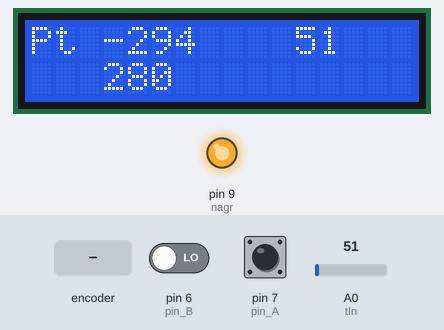
A sketch run on a simulated Arduino Uno, built with avr-gcc and run on an emulated ATmega328P. Parts: 16×2 character LCD, output pins drawn as LEDs (lit = HIGH). The test bench sets the inputs (shaded band); at power-on: A0 (tIn) = 51, pin 6 (pin_B) LOW, pin 7 (pin_A) HIGH.

Above: at 1.2 s.
1.3 s: rotary encoder on pin 7 (pin_A) / pin 6 (pin_B) turned 3 steps (first pin leading)
At 2.1 s:
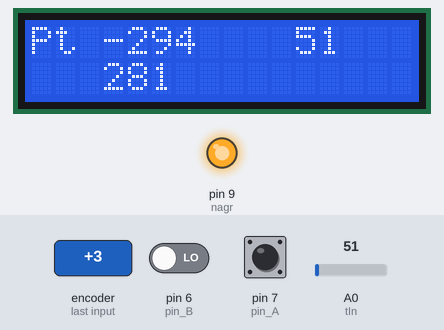
3.4 s: A0 (tIn) set to 61
At 5.0 s:
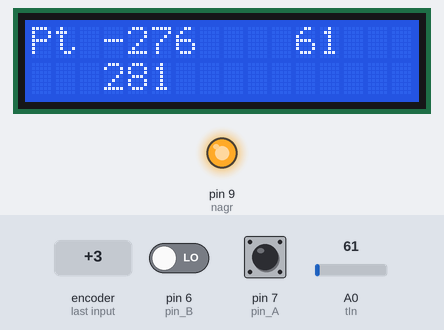
5.5 s: A0 (tIn) set to 71
At 6.6 s:
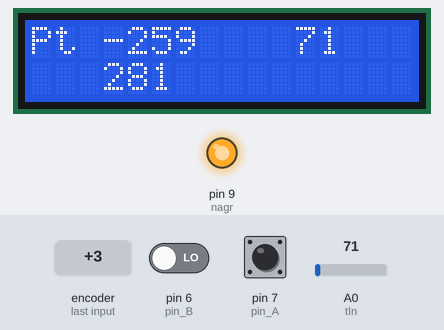
7.5 s: rotary encoder on pin 7 (pin_A) / pin 6 (pin_B) turned 1 step (first pin leading)
At 8.8 s:
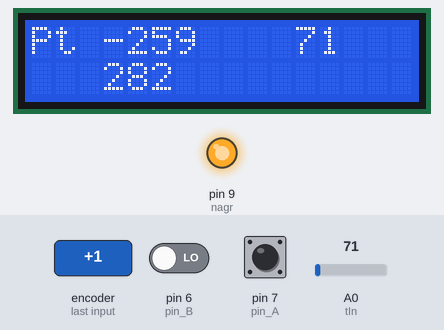
9.2 s: A0 (tIn) set to 86
At 10.8 s:
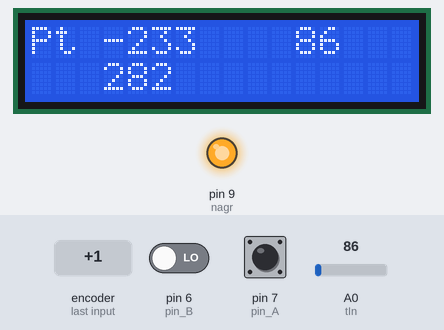
Timing chart, 0 to 12.3 s (numbered marks = the images above; inputs shaded):
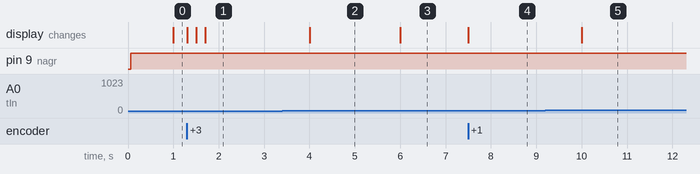

Measured:
- after the input at 1.3 s, the display: first changes at once (image 1 shows a later state)
- after the input at 3.4 s, the display: changes after 0.60 s (image 2)
- after the input at 5.5 s, the display: changes after 0.50 s (image 3)
- after the input at 7.5 s, the display: changes at once (image 4)
- after the input at 9.2 s, the display: changes after 0.80 s (image 5)

The sketch:

Soldering.ino
```cpp
/*
  The circuit:
 * LCD RS pin to digital pin 12
 * LCD Enable pin to digital pin 11
 * LCD D4 pin to digital pin 5
 * LCD D5 pin to digital pin 4
 * LCD D6 pin to digital pin 3
 * LCD D7 pin to digital pin 2
 * LCD R/W pin to ground
 * LCD VSS pin to ground
 * LCD VCC pin to 5V
 * 10K resistor:
 * ends to +5V and ground
 * wiper to LCD VO pin (pin 3)

 */

#include <LiquidCrystal.h>
#include <MsTimer2.h>

LiquidCrystal lcd(12, 11, 5, 4, 3, 2);

int test = 0;
int vall = 280;  //стартовое значение назаначаемой температуры паяльника

int increment = 0;    //Стартовое значение на сегментах
int tIn = 0;          // Пин Датчика температуры IN Analog через LM358N
int tData =  0;       //Переменная Датчика температура

int nagr = 9;       //Пин вывода нагревательного элемента(через транзистор)
int nshim = 0;       // Начальное значение шим для нагрузки

unsigned long currentTime;
unsigned long loopTime;

const int pin_A = 7;       // pin 7
const int pin_B = 6;       // pin 6

unsigned char encoder_A;
unsigned char encoder_B;
unsigned char encoder_A_prev=0;

void temp() {
  tData = analogRead(tIn); // Считать состояние датчика температуры и присвоить tdat
  test = analogRead(tIn);
  //tData = map(tData,0,580,25,480); // калибровка для lm358 от ардуинолаб
  //tData = map(tData,0,430,25,310); // калибровка для lm358
  //tData = map(tData,285,440,180,480); // калибровка для R 220 Ом
  tData = map(tData,290,440,120,380); // калибровка для R 220 Ом
  increment = tData;
}

void setup() {

  pinMode(pin_A, INPUT);
  pinMode(pin_B, INPUT);

  MsTimer2::set(1000, temp); // Запуск таймера считования температуры паяльника каждую 1сек
  MsTimer2::start();

  pinMode(nagr, OUTPUT);     // Порт нагрузки (паяльника) настраиваем на выход
  analogWrite(nagr, nshim);     //Вывод шим в нагрузку паяльника (выводим 0 - старт с выключенным паяльником - пока не определим состояние температуры)

  currentTime = millis();
  loopTime = currentTime;
  lcd.begin(16, 2);
}


void loop() {
  Shim();
  LCDprint ();
  Encoder_payalnik ();
}

void Shim() {
  if (tData < vall ){   // Если температура паяльника ниже установленной температуры то:
      if ((vall - tData) < 16 & (vall - tData) > 6 ) { // Проверяем разницу между установленной температурой и текущей паяльника,
          // Если разница меньше 10 градусов, то
          nshim = 190;  // Понижаем мощность нагрева (шим 0-255, мы делаем 99) - таким образом мы убираем инерцию перегрева
       }
          else if ((vall - tData) < 7 & (vall - tData) > 3) {
              nshim = 150;  // Понижаем мощность нагрева (шим 0-255, мы делаем 99) - таким образом мы убираем инерцию перегрева
          }
          else if ((vall - tData) < 4 ) {
              nshim = 99;  // Понижаем мощность нагрева (шим 0-255, мы делаем 45) - таким образом мы убираем инерцию перегрева
          }
          else nshim = 255; // Иначе поднимаем мощность нагрева (шим 0-255, мы делаем 240) на максимум для быстрого нагрева до нужной температуры
      analogWrite(nagr, nshim);     //Вывод в шим порт (на транзистор) значение мощности
     }
  else  { //Иначе (если температура паяльника равняется или выше установленной)
      nshim = 0;  // Выключаем мощность нагрева (шим 0-255  мы делаем 0)  - таким образом мы отключаем паяльник
      analogWrite(nagr, nshim);   //Вывод в шим порт (на транзистор) значение мощности
 }
}

void Encoder_payalnik () {
  lcd.setCursor(3, 1);
  lcd.print(vall);
  currentTime = millis();
  if(currentTime >= (loopTime + 5)){ // проверяем каждые 5мс (200 Гц)
    encoder_A = digitalRead(pin_A);     // считываем состояние выхода А энкодера
    encoder_B = digitalRead(pin_B);     // считываем состояние выхода B энкодера
    if((!encoder_A) && (encoder_A_prev)){    // если состояние изменилось с положительного к нулю
      if(encoder_B) {
        vall++;  // выход В, вращение по часовой стрелке
        lcd.setCursor(3, 1);
        lcd.print(vall);
      }
      else {
        vall-- ;     // вращение против часовой стрелке
        lcd.setCursor(3, 1);
        lcd.print(vall);
      }

    }
    encoder_A_prev = encoder_A;     // сохраняем значение А для следующего цикла
    loopTime = currentTime;
  }
}

void LCDprint () {
  lcd.setCursor(0, 0);
  lcd.print("Pt");
  lcd.setCursor(3, 0);
  lcd.print(increment);

  lcd.setCursor(11, 0);
  lcd.print(test);
}
```
